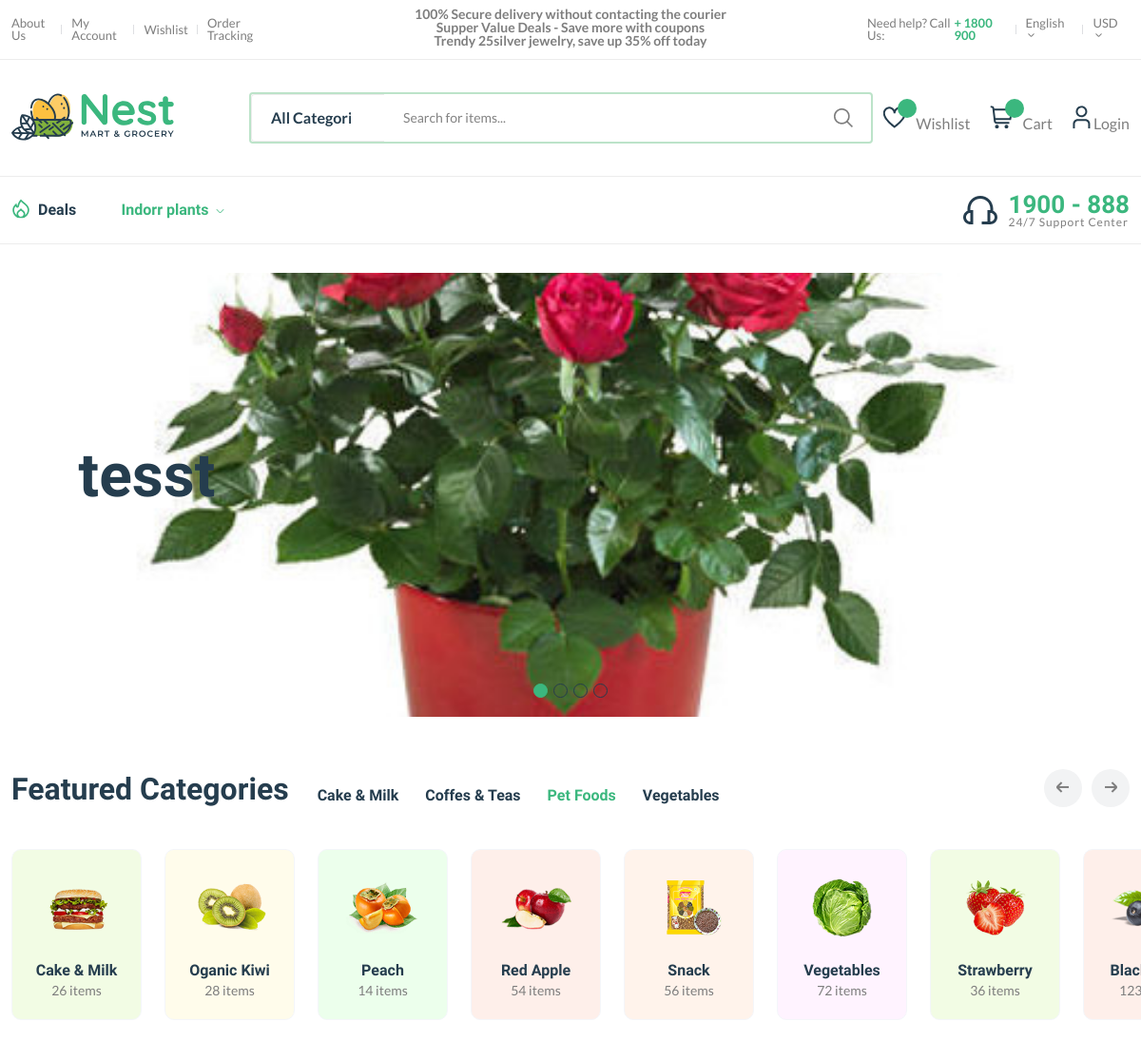
The app's page / (upper part), older data.
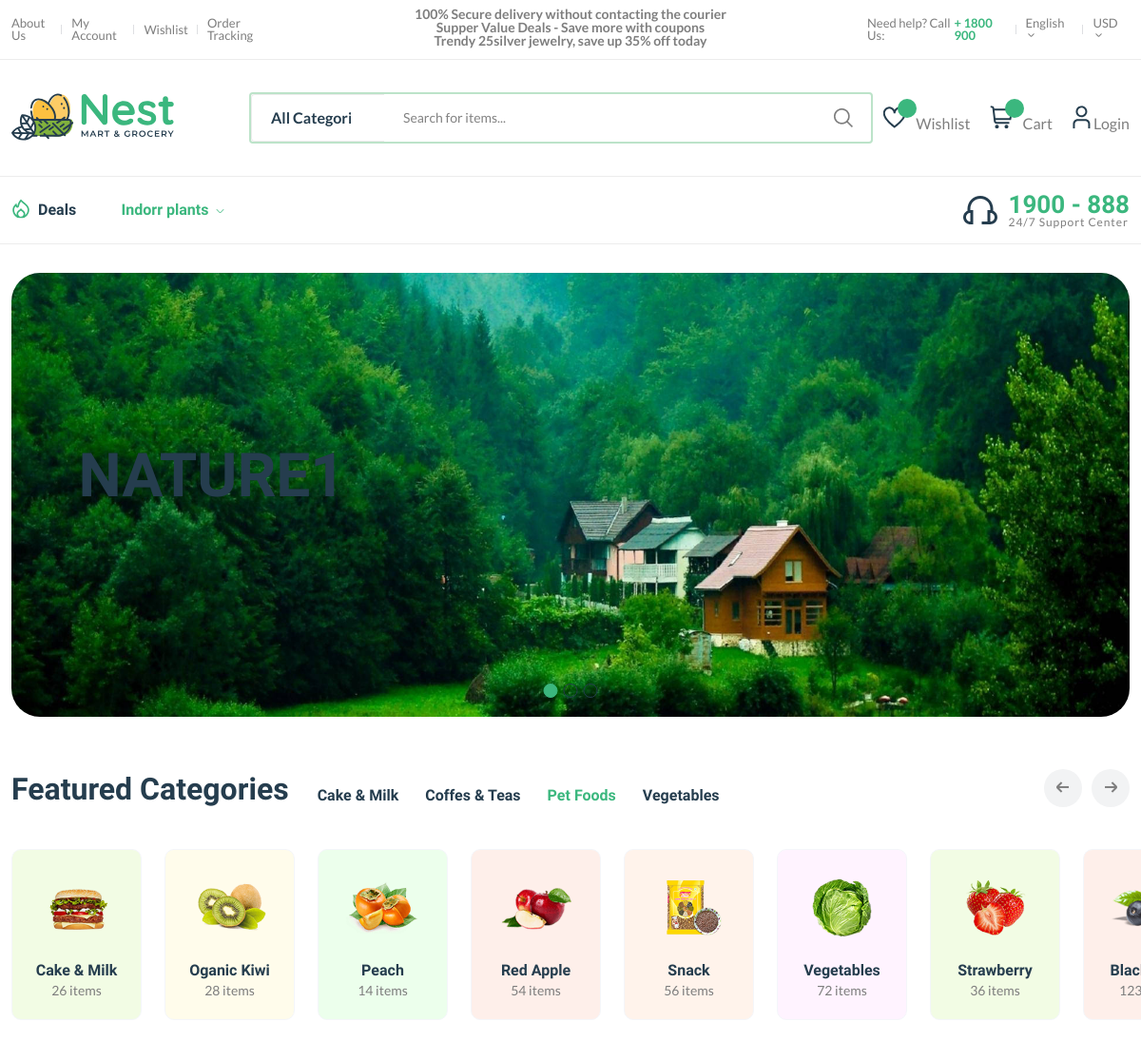
The same page, newer data.
### categorymanager/models.py (models this page shows)
class CategoryModel(models.Model):
    title = models.CharField(max_length=200)
    status = models.BooleanField(default=1, null=True, blank=True)
    @property
    def sucat_list(self):
        return self.category.all()

### adminmanager/models.py (models this page shows)
class  BanerModel(models.Model):
    title = models.CharField(max_length=200, blank=True, null=True)
    iamge = models.ImageField(upload_to='baner/')
    status = models.BooleanField(default=False)

### productmanager/views.py (the view)
# urls.py: 2. Add a URL to urlpatterns:  path('', views.home, name='home')
def home(request):
    categories = CategoryModel.objects.all()
    banerimaes = BanerModel.objects.filter(status=1)
    return render(request, 'frontend/home.html', {"categories": categories, "banerimages":banerimaes})

### templates/frontend/home.html (shortened to what this page needs)
{% extends "frontend/base.html" %}
{%load static%}
{% block content %}
<section class="home-slider position-relative mb-30">
    <div class="container">
        <div class="home-slide-cover mt-30">
            <div class="hero-slider-1 style-4 dot-style-1 dot-style-1-position-1">
                {%for baner in banerimages%}
                <div class="single-hero-slider single-animation-wrap" style="background-image: url(/products/{{baner.iamge}})">
                    <div class="slider-content">
                        <h1 class="display-2 mb-40">
                            {{baner.title}}<br />
                        </h1>
                    </div>
                </div>
                {%endfor%}
            </div>
        </div>
    </div>
</section>
<section class="popular-categories section-padding">
    <div class="container wow animate__ animate__fadeIn animated" style="visibility: visible; animation-name: fadeIn;">
        <div class="section-title">
            <div class="title">
                <h3>Featured Categories</h3>
                <ul class="list-inline nav nav-tabs links">
                    <li class="list-inline-item nav-item"><a class="nav-link" href="shop-grid-right.html">Cake &amp; Milk</a></li>
                    <li class="list-inline-item nav-item"><a class="nav-link" href="shop-grid-right.html">Coffes &amp; Teas</a></li>
                    <li class="list-inline-item nav-item"><a class="nav-link active" href="shop-grid-right.html">Pet Foods</a></li>
                    <li class="list-inline-item nav-item"><a class="nav-link" href="shop-grid-right.html">Vegetables</a></li>
                </ul>
            </div>
            <div class="slider-arrow slider-arrow-2 flex-right carausel-10-columns-arrow" id="carausel-10-columns-arrows"><span class="slider-btn slider-prev slick-arrow" style=""><i class="fi-rs-arrow-small-left"></i></span><span class="slider-btn slider-next slick-arrow" style=""><i class="fi-rs-arrow-small-right"></i></span></div>
        </div>
        <div class="carausel-10-columns-cover position-relative">
            <div class="carausel-10-columns slick-initialized slick-slider" id="carausel-10-columns">
                <div class="slick-list draggable"><div class="slick-track" style="opacity: 1; width: 5152px; transform: translate3d(-1610px, 0px, 0px);">
                <div class="card-2 bg-9 wow animate__ animate__fadeInUp slick-slide slick-current slick-active" data-wow-delay=".1s" data-slick-index="0" aria-hidden="false" tabindex="0" style="width: 137px; visibility: visible; animation-delay: 0.1s; animation-name: fadeInUp;">
                    <figure class="img-hover-scale overflow-hidden">
                        <a href="shop-grid-right.html" tabindex="0"><img src="assets/imgs/shop/cat-13.png" alt=""></a>
                    </figure>
                    <h6><a href="shop-grid-right.html" tabindex="0">Cake &amp; Milk</a></h6>
                    <span>26 items</span>
                </div><div class="card-2 bg-10 wow animate__ animate__fadeInUp slick-slide slick-active" data-wow-delay=".2s" data-slick-index="1" aria-hidden="false" tabindex="0" style="width: 137px; visibility: visible; animation-delay: 0.2s; animation-name: fadeInUp;">
                    <figure class="img-hover-scale overflow-hidden">
                        <a href="shop-grid-right.html" tabindex="0"><img src="assets/imgs/shop/cat-12.png" alt=""></a>
                    </figure>
                    <h6><a href="shop-grid-right.html" tabindex="0">Oganic Kiwi</a></h6>
                    <span>28 items</span>
                </div><div class="card-2 bg-11 wow animate__ animate__fadeInUp slick-slide slick-active" data-wow-delay=".3s" data-slick-index="2" aria-hidden="false" tabindex="0" style="width: 137px; visibility: visible; animation-delay: 0.3s; animation-name: fadeInUp;">
                    <figure class="img-hover-scale overflow-hidden">
                        <a href="shop-grid-right.html" tabindex="0"><img src="assets/imgs/shop/cat-11.png" alt=""></a>
                    </figure>
                    <h6><a href="shop-grid-right.html" tabindex="0">Peach</a></h6>
                    <span>14 items</span>
                </div><div class="card-2 bg-12 wow animate__ animate__fadeInUp slick-slide slick-active" data-wow-delay=".4s" data-slick-index="3" aria-hidden="false" tabindex="0" style="width: 137px; visibility: visible; animation-delay: 0.4s; animation-name: fadeInUp;">
                    <figure class="img-hover-scale overflow-hidden">
                        <a href="shop-grid-right.html" tabindex="0"><img src="assets/imgs/shop/cat-9.png" alt=""></a>
                    </figure>
                    <h6><a href="shop-grid-right.html" tabindex="0">Red Apple</a></h6>
                    <span>54 items</span>
                </div><div class="card-2 bg-13 wow animate__ animate__fadeInUp slick-slide slick-active" data-wow-delay=".5s" data-slick-index="4" aria-hidden="false" tabindex="0" style="width: 137px; visibility: visible; animation-delay: 0.5s; animation-name: fadeInUp;">
                    <figure class="img-hover-scale overflow-hidden">
                        <a href="shop-grid-right.html" tabindex="0"><img src="assets/imgs/shop/cat-3.png" alt=""></a>
                    </figure>
                    <h6><a href="shop-grid-right.html" tabindex="0">Snack</a></h6>
                    <span>56 items</span>
                </div><div class="card-2 bg-14 wow animate__ animate__fadeInUp slick-slide slick-active" data-wow-delay=".6s" data-slick-index="5" aria-hidden="false" tabindex="0" style="width: 137px; visibility: visible; animation-delay: 0.6s; animation-name: fadeInUp;">
                    <figure class="img-hover-scale overflow-hidden">
                        <a href="shop-grid-right.html" tabindex="0"><img src="assets/imgs/shop/cat-1.png" alt=""></a>
                    </figure>
                    <h6><a href="shop-grid-right.html" tabindex="0">Vegetables</a></h6>
                    <span>72 items</span>
                </div><div class="card-2 bg-15 wow animate__ animate__fadeInUp slick-slide slick-active" data-wow-delay=".7s" data-slick-index="6" aria-hidden="false" tabindex="0" style="width: 137px; visibility: visible; animation-delay: 0.7s; animation-name: fadeInUp;">
                    <figure class="img-hover-scale overflow-hidden">
                        <a href="shop-grid-right.html" tabindex="0"><img src="assets/imgs/shop/cat-2.png" alt=""></a>
                    </figure>
                    <h6><a href="shop-grid-right.html" tabindex="0">Strawberry</a></h6>
                    <span>36 items</span>
                </div><div class="card-2 bg-12 wow animate__ animate__fadeInUp slick-slide slick-active" data-wow-delay=".8s" data-slick-index="7" aria-hidden="false" tabindex="0" style="width: 137px; visibility: visible; animation-delay: 0.8s; animation-name: fadeInUp;">
                    <figure class="img-hover-scale overflow-hidden">
                        <a href="shop-grid-right.html" tabindex="0"><img src="assets/imgs/shop/cat-4.png" alt=""></a>
                    </figure>
                    <h6><a href="shop-grid-right.html" tabindex="0">Black plum</a></h6>
                    <span>123 items</span>
                </div>
                </div></div>
            </div>
        </div>
    </div>
</section>
{%endblock%}

### templates/frontend/base.html (shortened to what this page needs)
{%load static%}
<!DOCTYPE html>
<html class="no.js" lang="en">
<head>
    <link rel="stylesheet" href="{% static '/frontend/assets/css/plugins/animate.min.css' %}" />
    <link rel="stylesheet" href="{% static '/frontend/assets/css/main.css' %}" />
</head>
<body>
    <header class="header-area header-style-1 header-height-2">
        <div class="header-top header-top-ptb-1 d-none d-lg-block">
            <div class="container">
                <div class="row align-items-center">
                    <div class="col-xl-3 col-lg-4">
                        <div class="header-info">
                            <ul>
                                <li><a href="/aboutus/">About Us</a></li>
                                <li><a href="/myacount/">My Account</a></li>
                                <li><a href="/wishlist/">Wishlist</a></li>
                                <li><a href="/ordertracking/">Order Tracking</a></li>
                            </ul>
                        </div>
                    </div>
                    <div class="col-xl-6 col-lg-4">
                        <div class="text-center">
                            <div id="news-flash" class="d-inline-block">
                                <ul>
                                    <li>100% Secure delivery without contacting the courier</li>
                                    <li>Supper Value Deals - Save more with coupons</li>
                                    <li>Trendy 25silver jewelry, save up 35% off today</li>
                                </ul>
                            </div>
                        </div>
                    </div>
                    <div class="col-xl-3 col-lg-4">
                        <div class="header-info header-info-right">
                            <ul>
                                <li>Need help? Call Us: <strong class="text-brand"> + 1800 900</strong></li>
                                <li>
                                    <a class="language-dropdown-active" href="#">English <i class="fi-rs-angle-small-down"></i></a>
                                </li>
                                <li>
                                    <a class="language-dropdown-active" href="#">USD <i class="fi-rs-angle-small-down"></i></a>
                                </li>
                            </ul>
                        </div>
                    </div>
                </div>
            </div>
        </div>
        <div class="header-middle header-middle-ptb-1 d-none d-lg-block">
            <div class="container">
                <div class="header-wrap">
                    <div class="logo logo-width-1">
                        <a href="/"><img src="{% static   '/frontend/assets/imgs/theme/logo.svg'  %}" alt="logo" /></a>
                    </div>
                    <div class="header-right">
                        <div class="search-style-2">
                            <form action="#">
                                <select class="select-active">
                                    <option>All Categories</option>
                                </select>
                                <input type="text" placeholder="Search for items..." />
                            </form>
                        </div>
                        <div class="header-action-right">
                            <div class="header-action-2">
                                <div class="header-action-icon-2">
                                    <a href="shop-wishlist.html">
                                        <img class="svgInject" alt="Nest" src="{% static   '/frontend/assets/imgs/theme/icons/icon-heart.svg'  %}" />
                                        <span class="pro-count blue" id="wishlist">{{wishlist_count}}</span>
                                    </a>
                                    <a href="/wishlist"><span class="lable">Wishlist</span></a>
                                </div>
                                <div class="header-action-icon-2">
                                    <a class="mini-cart-icon" href="shop-cart.html">
                                        <img alt="Nest" src="{% static   '/frontend/assets/imgs/theme/icons/icon-cart.svg'  %}" />
                                        <span class="pro-count blue" id="cartcount"></span>
                                    </a>
                                    <a href="/cart/?detail=true"><span class="lable">Cart</span></a>
                                </div>
                                <div class="header-action-icon-2">
                                    <a href="page-account.html">
                                        <img class="svgInject" alt="Nest" src="{% static   '/frontend/assets/imgs/theme/icons/icon-user.svg'  %}" />
                                    </a>
                                    {% if request.user.is_authenticated %}
                                    <a href="/profile/"><span class="lable ml-0"> {{ request.user.name }}</span></a>
                                    <div class="cart-dropdown-wrap cart-dropdown-hm2 account-dropdown">
                                        <ul>
                                            <li>
                                                <a href="/account/"><i class="fi fi-rs-user mr-10"></i>My Account</a>
                                            </li>
                                            <li>
                                                <a href="page-account.html"><i class="fi fi-rs-location-alt mr-10"></i>Order Tracking</a>
                                            </li>
                                            <li>
                                                <a href="page-account.html"><i class="fi fi-rs-label mr-10"></i>My Voucher</a>
                                            </li>
                                            <li>
                                                <a href="shop-wishlist.html"><i class="fi fi-rs-heart mr-10"></i>My Wishlist</a>
                                            </li>
                                            <li>
                                                <a href="page-account.html"><i class="fi fi-rs-settings-sliders mr-10"></i>Setting</a>
                                            </li>
                                            <li>
                                                <a href="/logout"><i class="fi fi-rs-sign-out mr-10"></i>Sign out</a>
                                            </li>
                                        </ul>
                                    </div>
                                    {% else %}
                                    <a href="/userlogin/"><span class="lable ml-0">Login</span></a>{% endif %}
                                </div>
                            </div>
                        </div>
                    </div>
                </div>
            </div>
        </div>
        <div class="header-bottom header-bottom-bg-color sticky-bar">
            <div class="container">
                <div class="header-wrap header-space-between position-relative">
                    <div class="header-nav d-none d-lg-flex">
                        <div class="main-menu main-menu-padding-1 main-menu-lh-2 d-none d-lg-block font-heading">
                            <nav>
                                <ul>
                                    <li class="hot-deals"><img src="{% static   '/frontend/assets/imgs/theme/icons/icon-hot.svg'  %}" alt="hot deals" /><a href="shop-grid-right.html">Deals</a></li>
                                     {%for category in categories%}
                                    <li>
                                        <a class="active" href="javascript:void(0)">{{category.title}} <i class="fi-rs-angle-down"></i></a>
                                    </li>
                                    {%endfor%}
                                </ul>
                            </nav>
                        </div>
                    </div>
                    <div class="hotline d-none d-lg-flex">
                        <img src="{% static   '/frontend/assets/imgs/theme/icons/icon-headphone.svg'  %}" alt="hotline" />
                        <p>1900 - 888<span>24/7 Support Center</span></p>
                    </div>
                </div>
            </div>
        </div>
    </header>
    <main class="main">
        {% block content %}
        {% endblock %}
    </main>
</body>
</html>

Row changes from the older to the newer data that the page shows:
removed BanerModel: iamge (picture), title "tesst"
added BanerModel: iamge (picture), title "NATURE1"
